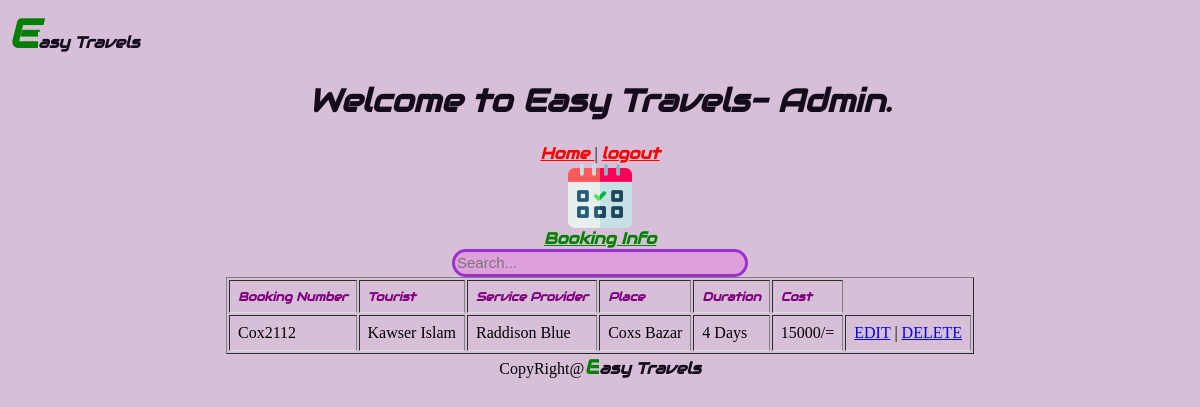
The page /Admin/views/Bookinglist.php (signed in) on the database its author committed.
### tables this page shows
CREATE TABLE `bookings` (
  `id` varchar(50) NOT NULL,
  `tourist` varchar(50) NOT NULL,
  `Serviceprovider` varchar(50) NOT NULL,
  `Place` varchar(50) NOT NULL,
  `Duration` varchar(50) NOT NULL,
  `Cost` varchar(50) NOT NULL
);

### Admin/models/bookings.php (called while the page is built, shortened)
<?php
function getConnection(){
$con = mysqli_connect('localhost', 'root','','webtech');
return $con;
}
    function getAllUsers(){
		$con = getConnection();
		$sql = "select * from bookings";
		$result = mysqli_query($con, $sql);
		return $result;
	}
    ?>

### Admin/views/bookinglist.php (the view, shortened to what this page needs)
<?php
	require('../models/bookings.php');
	$result = getAllUsers();
?>
<html>
<head>
</head>
<body>
<span class="SBoyyy" style="font-size:40px;color:green"><b>E</b></span><span class="SBoyyy">asy Travels </span>
<center>
    <h1 class="font-effect-neon SBoyyy"> Welcome to Easy Travels- Admin.</h1>
	<a class="font-effect-neon SBoyyy" style="color: red" href="dash.php"> Home </a> |
	<a class="font-effect-neon SBoyyy" style="color: red" href="../controllers/logout.php"> logout </a>
<table>
<tr>
<center><img src="../Photos/book.png"><br>
	<a class="font-effect-neon SBoyyy" style="color: green" href="bookinglist.php">Booking Info</a><br>
<input type="text" class="box" onkeyup="search(this)" placeholder="Search...">
</tr>
</table>
<table border="1">
			<tr>
				<td class="SBoyyy"  style="font-size:12px;color:800080">Booking Number</td>
				<td class="SBoyyy"  style="font-size:12px;color:800080">Tourist</td>
				<td class="SBoyyy"  style="font-size:12px;color:800080">Service Provider</td>
				<td class="SBoyyy"  style="font-size:12px;color:800080">Place</td>
				<td class="SBoyyy"  style="font-size:12px;color:800080">Duration</td>
				<td class="SBoyyy"  style="font-size:12px;color:800080">Cost</td>
			</tr>
	<?php while($data =mysqli_fetch_assoc($result)){ ?>
			<tr>
	<td><?=$data['id']?></td>
	<td><?=$data['tourist']?></td>
	<td><?=$data['Serviceprovider']?></td>
	<td><?=$data['Place']?></td>
	<td><?=$data['Duration']?></td>
	<td><?=$data['Cost']?></td>
	<td>
	<a href="editbookings.php?id=<?=$data['id']?>">EDIT</a> |
		<a href="../controllers/bookingsdeletecheck2.php?id=<?=$data['id']?>">DELETE</a>
	</td>
</tr>
<?php } ?>
		</table>
<Center>CopyRight@<span class="SBoyyy" style="font-size:20px;color:green"><b>E</b></span><span class="SBoyyy">asy Travels </span></Center>
</body>
</html>

### Admin/views/bookinglist.php (style rules this page uses)
* { background-color: #D8BFD8; }
.SBoyyy { font-family: "Audiowide", sans-serif; font-style: italic; font-weight: bolder; color: rgb(20, 11, 29); }
.box { top: 22%; left: 20%; width: 25%; height: 28px; border: 3px solid ; border-radius: 25px; border-color: 9932CC; color:9932CC; font-size: 15px; background-color: #DDA0DD; }
td { padding: 8px; text-align: left; border-bottom: 1px solid #ddd; }

### rows shown on the page
bookings: id "Cox2112", tourist "Kawser Islam", Serviceprovider "Raddison Blue", Place "Coxs Bazar", Duration "4 Days", Cost "15000/="
